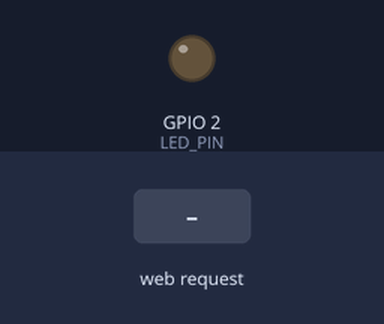
Recording of a sketch running on a simulated ESP32. Shown: output pins drawn as LEDs (lit = HIGH). The test bench sets the inputs (shaded band). WiFi joins after 1.5 s; servers stay silent unless stated; what the sketch prints to the serial monitor is not drawn.

Above: at 2.8 s.
2.9 s: HTTP request GET /set?b=1 received
At 3.8 s:
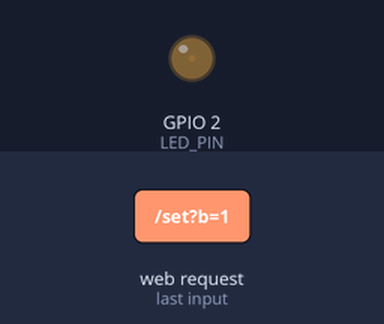
4.4 s: HTTP request GET /set?b=120 received
At 4.9 s:
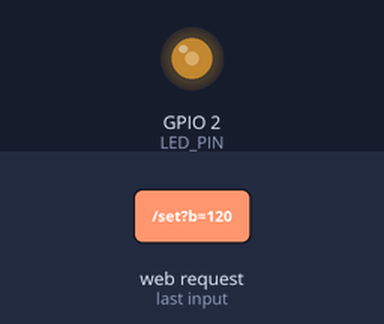
Timing chart, 0 to 7.4 s (numbered marks = the images above; inputs shaded):
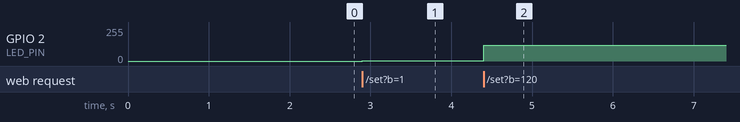

Measured:
- after the input at 2.9 s, GPIO 2 (LED_PIN): 0/255 → 1/255 at once
- after the input at 4.4 s, GPIO 2 (LED_PIN): 1/255 → 120/255 at once

The sketch:

7.ino
```cpp
#include <WiFi.h>
#include <WebServer.h>

const char* ssid     = "fulushouximzs";
const char* password = "lwq200606";

// 引脚定义
#define LED_PIN 2
WebServer server(80);
int brightness = 0;  // 存储LED亮度0~255

// 网页页面，带滑动条range
String buildHtml(){
  String page = R"HTML(
<!DOCTYPE html>
<html lang="zh-CN">
<head>
<meta charset="UTF-8">
<meta name="viewport" content="width=device-width, initial-scale=1.0">
<title>网页无极调光</title>
<style>
body{text-align:center;font-size:22px;margin-top:80px;}
input{width:80%;height:30px;}
</style>
</head>
<body>
<h2>LED无极调光滑块</h2>
<p>当前亮度值：<span id="val">0</span></p>
<input type="range" min="0" max="255" id="slider">

<script>
let slider = document.getElementById("slider");
let showVal = document.getElementById("val");
// 滑动条拖动触发
slider.oninput = function(){
  let v = this.value;
  showVal.innerText = v;
  // GET请求发送亮度数值给ESP32
  fetch("/set?b="+v);
}
</script>
</body>
</html>
)HTML";
  return page;
}

// 首页路由
void handleRoot(){
  server.send(200,"text/html;charset=utf-8",buildHtml());
}

// 接收滑块亮度参数路由
void handleSetBright(){
  if(server.hasArg("b")){
    brightness = server.arg("b").toInt();
    ledcWrite(LED_PIN,brightness);
  }
  // 刷新页面
  server.sendHeader("Location","/");
  server.send(303);
}

void setup() {
  Serial.begin(115200);
  pinMode(LED_PIN,OUTPUT);
  ledcAttach(LED_PIN,5000,8);
  ledcWrite(LED_PIN,0);

  // 连接WiFi
  Serial.print("正在连接WiFi:");
  Serial.println(ssid);
  WiFi.begin(ssid,password);
  while(WiFi.status() != WL_CONNECTED){
    delay(400);
    Serial.print(".");
  }
  Serial.println("\nWiFi连接成功！IP地址：");
  Serial.println(WiFi.localIP());

  // 绑定网页路由
  server.on("/",handleRoot);
  server.on("/set",handleSetBright);
  server.begin();
}

void loop() {
  server.handleClient();
}
```
